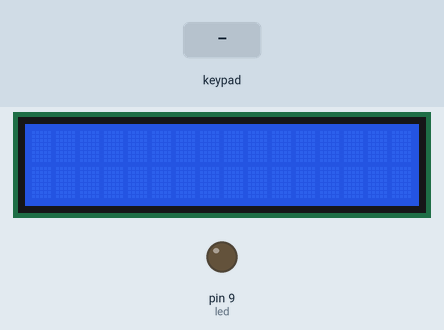
A sketch run on a simulated Arduino Uno, built with avr-gcc and run on an emulated ATmega328P. Parts: 16×2 character LCD, output pins drawn as LEDs (lit = HIGH). The inputs (shaded band) are chosen by the test bench.

Above: at 1.2 s.
1.3 s: keypad keys 4 3 2 1 * pressed 0.4 s apart
At 3.3 s:
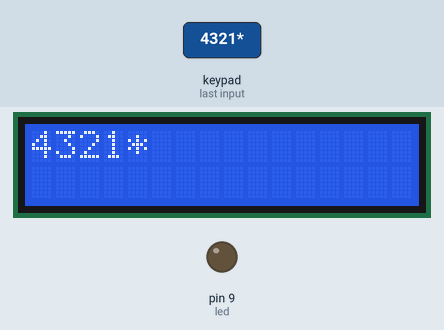
4.8 s: key '*' pressed
At 6.0 s:
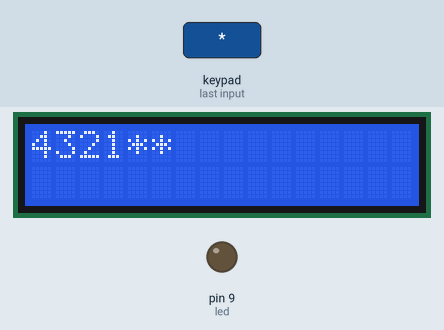
6.3 s: keypad keys 7 6 5 * pressed 0.4 s apart
At 8.3 s:
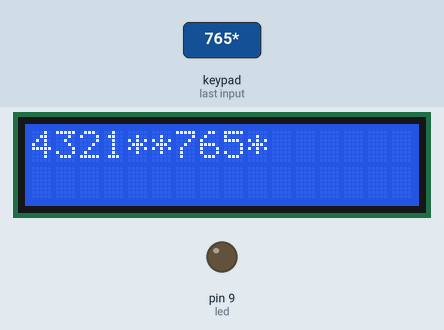
9.4 s: keypad keys 1 3 9 7 * pressed 0.4 s apart
At 12.2 s:
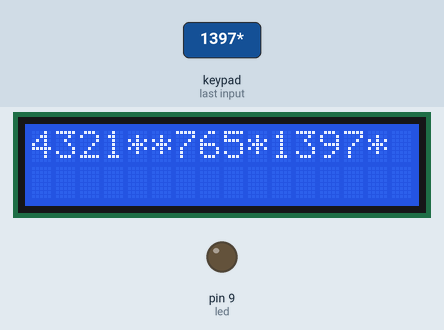
12.9 s: key '*' pressed
At 13.6 s:
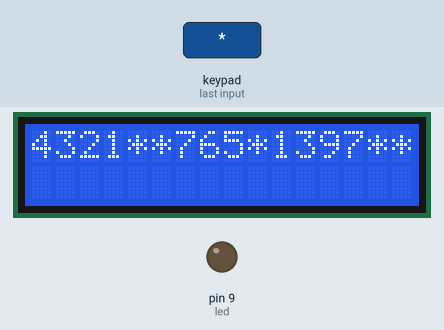
14.4 s: key '#' pressed
At 14.9 s:
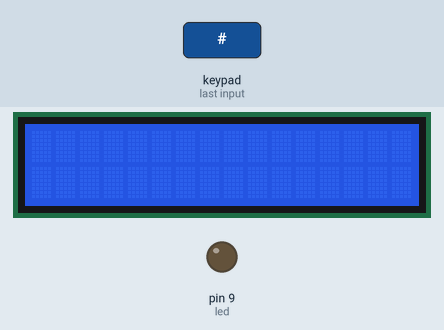
Timing chart, 0 to 16.9 s (numbered marks = the images above; inputs shaded):
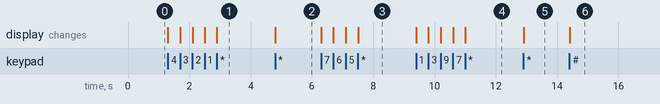

The sketch:

keypad_led.ino
```cpp
#include <Keypad.h>
#include <Wire.h>
#include <LiquidCrystal_I2C.h>

// Set the LCD address to 0x27 for a 16 chars and 2 line display
LiquidCrystal_I2C lcd(0x27, 16, 2);

const byte ROWS = 4; //4 baris
const byte COLS = 3; //3 kolom
char keys[ROWS][COLS] = { //design keypad
    {'1','2','3'},
    {'4','5','6'},
    {'7','8','9'},
    {'*','0','#'}
  };

byte rowPins[ROWS] = {4, 3, 2, 1}; //pinout baris yang terhubung pada keypad
byte colPins[COLS] = {7, 6, 5}; //pinout kolom yang terhubung pada keypad

int led = 9; //pinout led

Keypad keypad = Keypad( makeKeymap(keys), rowPins, colPins, ROWS, COLS);
String inputnya="";

void setup(){
  // initialize the LCD
  pinMode(led, OUTPUT);
  lcd.begin();
  lcd.setCursor(0,0);
}

void loop(){
  char key = keypad.getKey();

  if(key){
      if (key=='#'){
          lcd.clear();
          lcd.setCursor(0,1);
          if(inputnya=="1"){
              digitalWrite(led, HIGH);
              lcd.print("LED ON");
            }
          else if(inputnya=="11"){
              digitalWrite(led, LOW);
              lcd.print("LED OFF");
            }
          lcd.home();
          inputnya="";
        }
      else {
          inputnya+=key;
          lcd.print(key);
        }
    }
}
```

Measured:
- after the input at 1.3 s, the display: first changes at once (image 1 shows a later state)
- after the input at 4.8 s, the display: changes at once (image 2)
- after the input at 6.3 s, the display: first changes at once (image 3 shows a later state)
- after the input at 9.4 s, the display: first changes at once (image 4 shows a later state)
- after the input at 12.9 s, the display: changes at once (image 5)
- after the input at 14.4 s, the display: changes at once (image 6)
